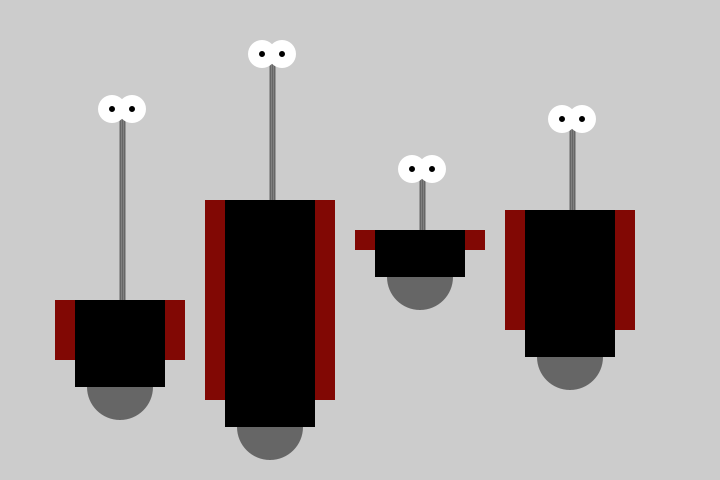
Frame 1 (no input)
Frame 60 (the mouse pressed at the canvas centre just before this capture): identical to frame 1, image omitted
Frame 120 (the mouse held since frame 60 and released just before this capture): identical to frame 1, image omitted

The Processing sketch that drew this single still picture (run headless with seeded random() and noise(); from frame 60 on, the mouse is pressed at the canvas centre):

// Processing sketch: processing_59346
// ── processing_59346.pde


void setup() {
  size(720, 480);
  smooth();
  strokeWeight(2);
  ellipseMode(RADIUS);
}
 
void draw() {
  background(204);
  drawRobot(120, 420, 120, 140);
  drawRobot(270, 460, 260, 95);
  drawRobot(420, 310, 80, 10);
  drawRobot(570, 390, 180, 40);
}

void drawRobot(int x, int y, int bodyHeight, int neckHeight) {
  
  int radius = 45;
  int ny = y - bodyHeight - neckHeight - radius; 
  
  
   
// Neck
  stroke(102);
  line(x, y-bodyHeight, x, ny);
  line(x+2, y-bodyHeight, x+2, ny);
  line(x+4, y-bodyHeight, x+4, ny);
   
// Body
  noStroke();
  fill(102);
  ellipse(x, y-33, 33, 33);
  fill(0);
  rect(x-45, y-bodyHeight, 90, bodyHeight-33);
  fill(#810804);
  rect(x-65, y-bodyHeight, 20, bodyHeight-60);
  rect(x+45, y-bodyHeight, 20, bodyHeight-60);
  
   
// Head
  fill(0);
//  ellipse(x+12, ny, radius, radius);
  fill(255);
  ellipse(x-8, ny-6, 14, 14);
  fill(0);
  ellipse(x-8, ny-6, 3, 3);
  
  fill(255);
  ellipse(x+12, ny-6, 14, 14);
  fill(0);
  ellipse(x+12, ny-6, 3, 3);
}
